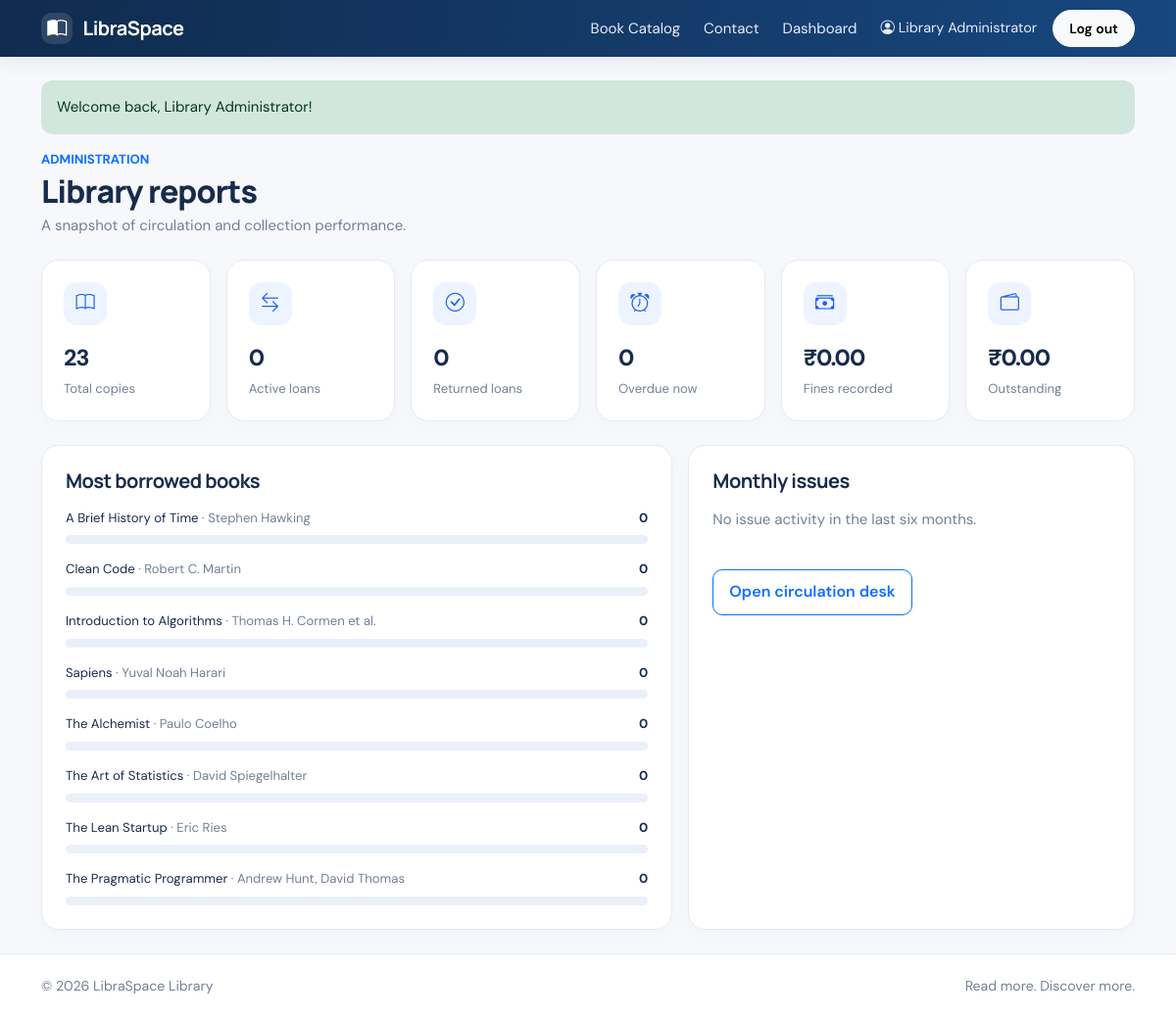
/reports.php (signed in), run on the app's committed database.
### tables this page shows
CREATE TABLE books (
 id INT UNSIGNED AUTO_INCREMENT PRIMARY KEY,
 title VARCHAR(200) NOT NULL,
 author VARCHAR(150) NOT NULL,
 category_id INT UNSIGNED NULL,
 isbn VARCHAR(20) NULL UNIQUE,
 publisher VARCHAR(150) NULL,
 publication_year SMALLINT UNSIGNED NULL,
 description TEXT NULL,
 total_quantity INT UNSIGNED NOT NULL DEFAULT 1,
 available_quantity INT UNSIGNED NOT NULL DEFAULT 1,
 cover_image VARCHAR(255) NULL,
 times_issued INT UNSIGNED NOT NULL DEFAULT 0,
 is_active TINYINT(1) NOT NULL DEFAULT 1,
 created_at TIMESTAMP NOT NULL DEFAULT CURRENT_TIMESTAMP,
 CONSTRAINT fk_books_category FOREIGN KEY(category_id) REFERENCES categories(id) ON DELETE SET NULL,
 CONSTRAINT chk_book_stock CHECK(available_quantity <= total_quantity),
 INDEX idx_books_title(title),
 INDEX idx_books_author(author),
 INDEX idx_books_active(is_active)
);

### config/database.php (called while the page is built, shortened)
<?php
function db(): PDO {
    static $pdo = null;
    if ($pdo instanceof PDO) return $pdo;
    $dsn = 'mysql:host=' . DB_HOST . ';dbname=' . DB_NAME . ';charset=utf8mb4';
    $pdo = new PDO($dsn, DB_USER, DB_PASS, [
        PDO::ATTR_ERRMODE => PDO::ERRMODE_EXCEPTION,
        PDO::ATTR_DEFAULT_FETCH_MODE => PDO::FETCH_ASSOC,
        PDO::ATTR_EMULATE_PREPARES => false,
    ]);
    return $pdo;
}

### reports.php (the view, shortened to what this page needs)
<?php
require_once __DIR__.'/includes/functions.php';require_role(['admin']);$pageTitle='Reports';
$totalBooks=(int)db()->query('SELECT COALESCE(SUM(total_quantity),0) FROM books WHERE is_active=1')->fetchColumn();$issued=(int)db()->query("SELECT COUNT(*) FROM issues WHERE status='issued'")->fetchColumn();$returned=(int)db()->query("SELECT COUNT(*) FROM issues WHERE status='returned'")->fetchColumn();$overdue=(int)db()->query("SELECT COUNT(*) FROM issues WHERE status='issued' AND due_date<CURDATE()")->fetchColumn();$fine=(float)db()->query('SELECT COALESCE(SUM(amount),0) FROM fines')->fetchColumn();$paid=(float)db()->query('SELECT COALESCE(SUM(paid_amount),0) FROM fines')->fetchColumn();$popular=db()->query('SELECT title,author,times_issued FROM books WHERE is_active=1 ORDER BY times_issued DESC,title LIMIT 10')->fetchAll();$monthly=db()->query("SELECT DATE_FORMAT(issue_date,'%Y-%m') AS month,COUNT(*) AS total FROM issues WHERE issue_date>=DATE_SUB(CURDATE(),INTERVAL 6 MONTH) GROUP BY month ORDER BY month")->fetchAll();require __DIR__.'/includes/header.php';
?>
<div class="mb-4"><p class="text-primary small text-uppercase fw-bold mb-1">Administration</p><h1 class="page-title mb-1">Library reports</h1><p class="muted mb-0">A snapshot of circulation and collection performance.</p></div><div class="row g-3 mb-4"><?php foreach([['Total copies',$totalBooks,'bi-book'],['Active loans',$issued,'bi-arrow-left-right'],['Returned loans',$returned,'bi-check-circle'],['Overdue now',$overdue,'bi-alarm'],['Fines recorded',money($fine),'bi-cash-stack'],['Outstanding',money(max(0,$fine-$paid)),'bi-wallet2']] as $x): ?><div class="col-6 col-md-4 col-xl-2"><div class="stat-card"><div class="stat-icon mb-3"><i class="bi <?=e($x[2])?>"></i></div><div class="stat-value" style="font-size:1.45rem"><?=e((string)$x[1])?></div><div class="muted small mt-1"><?=e($x[0])?></div></div></div><?php endforeach; ?></div><div class="row g-3"><div class="col-lg-7"><div class="surface p-4 h-100"><h2 class="h5 fw-bold mb-3">Most borrowed books</h2><?php $max=max(1,(int)($popular[0]['times_issued']??0));foreach($popular as $b): ?><div class="d-flex justify-content-between gap-3 small mb-2 mt-3"><span><?=e($b['title'])?> <span class="muted">· <?=e($b['author'])?></span></span><strong><?= (int)$b['times_issued']?></strong></div><div class="chart-bar"><span style="width:<?=round((int)$b['times_issued']/$max*100)?>%"></span></div><?php endforeach; ?><?php if(!$popular): ?><p class="muted">No books to report yet.</p><?php endif; ?></div></div><div class="col-lg-5"><div class="surface p-4 h-100"><h2 class="h5 fw-bold mb-3">Monthly issues</h2><?php if(!$monthly): ?><p class="muted">No issue activity in the last six months.</p><?php endif; ?><a class="btn btn-outline-primary mt-4" href="loans.php">Open circulation desk</a></div></div></div>
<?php require __DIR__.'/includes/footer.php'; ?>

### assets/css/style.css (style rules this page uses)
:root { --navy:#102b4e;--blue:#2363eb;--blue2:#4c83f5;--pale:#eef4ff;--ink:#172b4d;--muted:#718096;--line:#e6ebf2;--bg:#f6f8fc;--green:#138a64 }
* { box-sizing:border-box }
body { margin:0;background:var(--bg);color:var(--ink);font-family:'DM Sans',sans-serif;font-size:15px }
h1,h2,h3,h4,h5,.navbar-brand { font-family:Manrope,sans-serif;letter-spacing:-.025em }
.muted { color:var(--muted) }
.surface,.stat-card,.book-card,.auth-card { background:white;border:1px solid var(--line);border-radius:18px;box-shadow:0 6px 22px #18365a05 }
.stat-card { padding:22px;height:100%;transition:transform .2s,box-shadow .2s }
.stat-icon { width:44px;height:44px;display:grid;place-items:center;border-radius:13px;background:var(--pale);color:var(--blue);font-size:1.2rem }
.stat-value { font-size:1.9rem;font-weight:800;letter-spacing:-.04em }
.btn { border-radius:10px;font-weight:600;padding:.65rem 1rem }
.page-title { font-weight:800;font-size:clamp(1.5rem,3vw,2rem) }
.chart-bar { height:9px;background:#eaf0fa;border-radius:10px;overflow:hidden }

### data on the page
books: title "A Brief History of Time", author "Stephen Hawking", times_issued "0"
books: title "Clean Code", author "Robert C. Martin", times_issued "0"
books: title "Introduction to Algorithms", author "Thomas H. Cormen et al.", times_issued "0"
books: title "Sapiens", author "Yuval Noah Harari", times_issued "0"
books: title "The Alchemist", author "Paulo Coelho", times_issued "0"
books: title "The Art of Statistics", author "David Spiegelhalter", times_issued "0"
books: title "The Lean Startup", author "Eric Ries", times_issued "0"
books: title "The Pragmatic Programmer", author "Andrew Hunt, David Thomas", times_issued "0"

### other printed values
$user['name'] "Library Administrator"
$f['text'] "Welcome back, Library Administrator!"
$x[1] "23"
$x[0] "Total copies"
$x[1] "0"
$x[0] "Active loans"
$x[0] "Returned loans"
$x[0] "Overdue now"
$x[1] "₹0.00"
$x[0] "Fines recorded"
$x[0] "Outstanding"
